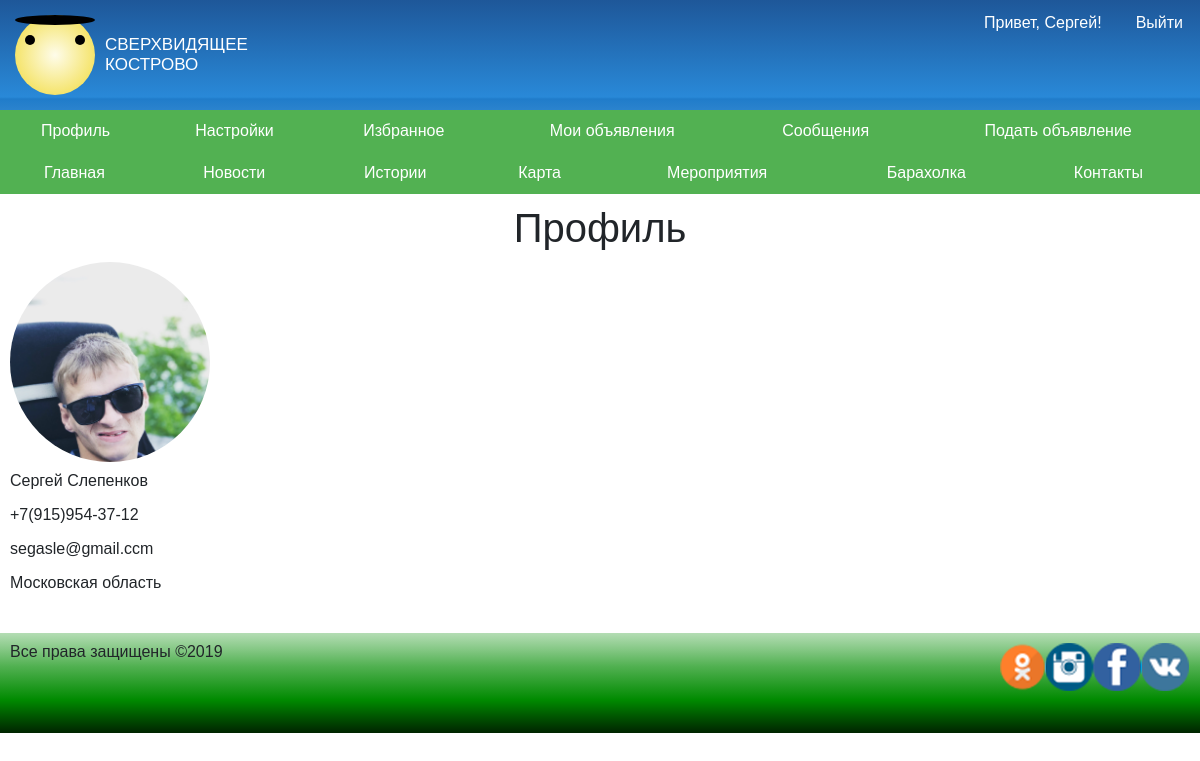
/?page=profile (signed in), run on the app's committed database.
### tables this page shows
CREATE TABLE `users_menu` (
  `id` int(11) NOT NULL,
  `url` varchar(255) NOT NULL DEFAULT '?page=',
  `title` text NOT NULL,
  `parent` tinyint(4) NOT NULL DEFAULT '0'
);

CREATE TABLE `menu` (
  `id` int(11) NOT NULL,
  `url` varchar(255) NOT NULL DEFAULT '?page=',
  `title` text NOT NULL,
  `parent` int(11) NOT NULL DEFAULT '0'
);

CREATE TABLE `social_network` (
  `id` int(11) NOT NULL,
  `url` text NOT NULL,
  `class` varchar(255) NOT NULL
);

### index.php (called while the page is built, shortened)
<?php
require 'functions/bd.php';
require 'functions/function.php';
connections();

### functions/function.php (the view, shortened to what this page needs)
<?php
function connections()
{
    $file = '';
    if (empty($_GET['page'])) {
        $file = 'main';
    } else {
        $file = $_GET['page'];
    }
    include 'tempate/header.php';
    if (file_exists('imip/' . $file . '.php')) {
        include 'imip/' . $file . '.php';
    } else {
        include 'users/' . $file . '.php';
    }
    include 'tempate/footer.php';
}
function do_query($query)
{
    global $mysqli;
    $result = mysqli_query($mysqli, $query);
    return $result;
}
function get_menu()
{
    $sql = do_query('SELECT * FROM `menu` WHERE `parent` = "0" ORDER BY menu.id');
    $output = "<ul>";
    foreach ($sql as $r) {
        $output .= "<li><a href='" . $r['url'] . "'>" . $r['title'] . "</a></li>";
    }
    $output .= "</ul>";
    echo $output;
    return;
}
function get_users_menu()
{
    $sql = do_query('SELECT * FROM `users_menu` WHERE `parent` = "0" ORDER BY users_menu.id');
    $output = "<ul>";
    foreach ($sql as $r) {
        $output .= "<li><a href='" . $r['url'] . "'>" . $r['title'] . "</a></li>";
    }
    $output .= "</ul>";
    echo $output;
    return;
}
function get_soclal()
{
    $out = '<div class="block_img">';
    $sql = do_query('SELECT * FROM `social_network`');
    foreach ($sql as $item) {
        $out .= '<a href="' . $item['url'] . '" class="' . $item['class'] . ' img_icons"></a>';
    }
    $out .= '</div>';
    echo $out;
    return;
}
function auto_users()
{
    if (isset($_SESSION['id']) or isset($_SESSION['token'])) {
        if (!empty( $_SESSION['name']))                                           {
            echo '<button class="btn btn-primary modal-open float-left">Привет, ' . $_SESSION['name'] . '!</button><form method="post" class="float-left"><button type="submit" class="btn btn-primary modal-open" name="input">Выйти</button></form>';
        }else{
            echo '<button class="btn btn-primary modal-open float-left">Привет, ' . $_SESSION['last_name'] . '!</button><form method="post" class="float-left"><button type="submit" class="btn btn-primary modal-open" name="input">Выйти</button></form>';
        }
    } else {
        echo ' <button type="button" class="btn btn-primary modal-open" data-toggle="modal"
                                    data-target="#exampleModal">
                                <span class="fa fa-user-circle-o fa-1x">Авторизоваться</span>
                            </button>';
    }
    return;
}

### tempate/header.php (shortened to what this page needs)
<!doctype html>
<html lang="ru">
<head>
    <link rel="stylesheet" href="https://stackpath.bootstrapcdn.com/bootstrap/4.2.1/css/bootstrap.min.css"
>
    <link rel="stylesheet" href="css/style.css?t=<?php echo(microtime(true) . rand()); ?>">
    <link rel="stylesheet" href="font-icons/css/font-awesome.css">
</head>
<body>
<div class="container-fluid">
    <header>
        <div class="header">
            <div class="row">
                <div class="col-12">
                    <div class="logo">
                        <div class="sun move">
                            <div class="roth"></div>
                        </div>
                        <div class="slang"><p>сверхвидящее</p>
                            <p>кострово</p></div>
                    </div>
                    <div class="row">
                        <div class="col-12 no-col">
                            <div class="float-right">
                                <?php
                                auto_users();
                                ?>
                            </div>
                        </div>
                        <div class="col-12 menu-header">
                            <div class="menu">
                                <?php
                                if (isset($_SESSION['id']) or isset($_SESSION['token'])) {
                                    echo '<div class="nav">';
                                    echo '<nav class=\'float-left\'>';
                                    get_users_menu();
                                    echo '</nav>';
                                    echo '<nav class=\'float-left\'>';
                                    get_menu();
                                    echo '</nav>';
                                    echo '</div>';
                                } else {
                                    echo '<nav class="nav-one">';
                                    get_menu();
                                    echo '</nav>';
                                }
                                ?>
                            </div>
                        </div>
                    </div>
                </div>
            </div>
        </div>
    </header>
    <div class="contain">

### users/profile.php (shortened to what this page needs)
<h1 class="text-center">Профиль</h1>
<?php
if (isset($_SESSION['id'])) {
    if (isset($_SESSION['photo'])) {
        if (!empty($_SESSION['photo'] or $_SESSION['phone'] or $_SESSION['surname'] or $_SESSION['name']or $_SESSION['email'] or $_SESSION['address'])) {
            echo '<div class="author"><div class="author-img"><img src="update/' . $_SESSION['photo'] . '" alt="" class="author-photo"></div><div class="author-fio"><p>'.$_SESSION['name'].' '.$_SESSION['surname'].'</p></div><div class="author-phone">
<p>'.$_SESSION['phone'].'</p></div><div class="author-email"><p>'.$_SESSION['email'].'</p></div><div class="author-address"><p>'.$_SESSION['address'].'</p></div></div>';
        }
    }
}?>
<form action="" method="post" enctype="multipart/form-data">
</form>

### tempate/footer.php (shortened to what this page needs)
</div>
<footer>
    <div class="footer">
        <div class="row">
            <div class="col-lg-6 col-xs-12">
                <p>Все права защищены &copy;<?php echo date('Y'); ?></p>
            </div>
            <div class="col-lg-6 col-xs-12">
                <div class="block_icon">
                    <?php get_soclal();?>
                </div>
            </div>
        </div>
    </div>
</footer>
</div>
</body>
</html>

### data on the page
users_menu: title "Профиль"
users_menu: title "Настройки"
users_menu: title "Избранное"
users_menu: title "Мои объявления"
users_menu: title "Сообщения"
users_menu: title "Подать объявление"
menu: title "Главная"
menu: title "Новости"
menu: title "Истории"
menu: title "Карта"
menu: title "Мероприятия"
menu: title "Барахолка"
menu: title "Контакты"

### other printed values
$_SESSION['name'] "Сергей"
$_SESSION['surname'] "Слепенков"
$_SESSION['phone'] "+7(915)954-37-12"
$_SESSION['email'] "segasle@gmail.ccm"
$_SESSION['address'] "Московская область"
